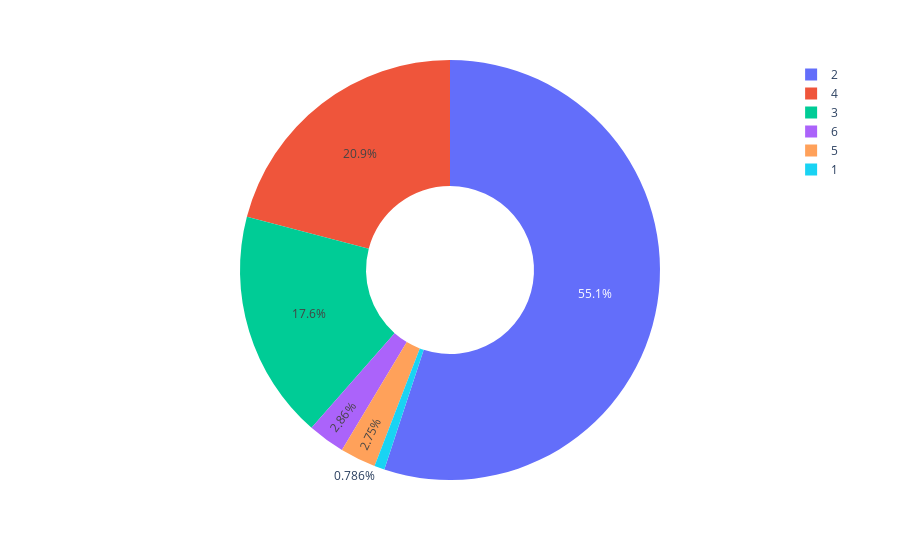

Source (notebook cell):
### Code cell
figure = px.pie(data_frame=data, values='tip', names='size', hole=.4)
figure

### Figure 1 — Plotly figure (JSON) as saved in the notebook; plotly's stock layout.template omitted (floating-point values rounded to 4 significant figures; data arrays with more than 128 entries replaced by an {"elided": "..."} marker saying what was removed)
{"data": [{"domain": {"x": [0, 1], "y": [0, 1]}, "hole": 0.4, "hovertemplate": "size=%{label}<br>tip=%{value}<extra></extra>", "labels": {"elided": "244 int values"}, "legendgroup": "", "name": "", "showlegend": true, "type": "pie", "values": {"elided": "244 float values"}}], "layout": {"legend": {"tracegroupgap": 0}, "margin": {"t": 60}}}
